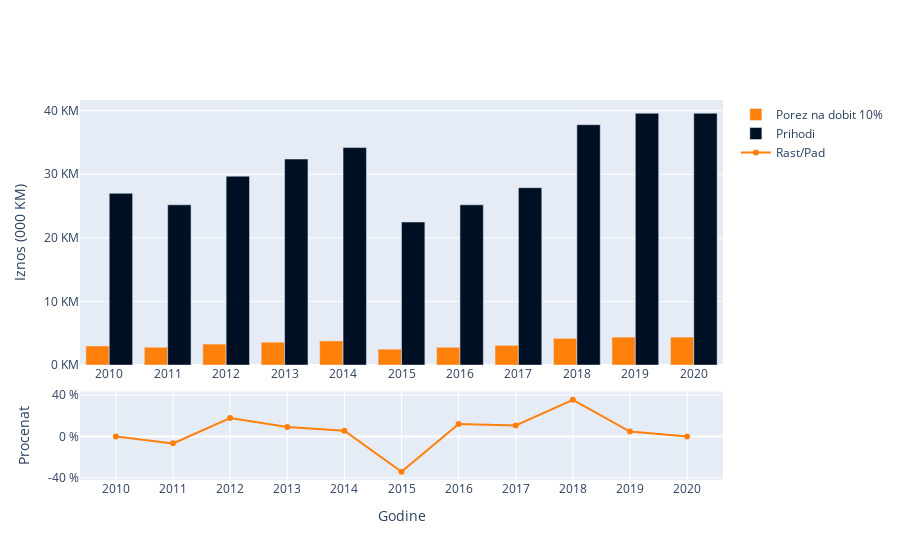

The code cell stored with this chart in its notebook:
### Markdown cell above
Na vizualizaciji gore možemo videjtei ukupne prihode i rashode za svaku godinu od 2010. - 2020. godine i vrlo lako možemo primjetiti u kojim godinama imamo porast prihoda ili rashoda.

### Code cell
fig = make_subplots(rows=2, cols=1, vertical_spacing = .07, row_heights = [3, 1], shared_xaxes = False)

fig.append_trace(go.Bar(x = dataSet.index, y = dataSet["Porez 10%"], name = "Porez na dobit 10%", marker = {"color": "#FF800B"},
                    hovertemplate = "Porez na dobit <br>%{x}: %{y:,.0f} KM<extra></extra>"), row = 1, col = 1)
    
fig.append_trace(go.Bar(x = dataSet.index, y = dataSet["Neto dobit"], name = "Prihodi", marker = {"color": "#001024"},
                    hovertemplate = "Neto dobit <br>%{x}: %{y:,.0f} KM<extra></extra>"), row = 1, col = 1)


fig.append_trace(go.Scatter(x = dataSet.index, y = dataSet["Rast/Pad"], name = "Rast/Pad", marker = {"color": "#FF800B"},
                    hovertemplate = "Rast/Pad dobiti: <br>%{x}: %{y:.3f} %<extra></extra>"), row = 2, col = 1)

fig["layout"]["xaxis1"].update(
    {
#         "title": "Godine",
        "tickmode": "array", "tickvals": [2010, 2011, 2012, 2013, 2014, 2015, 2016, 2017, 2018, 2019, 2020]
    }
)
fig["layout"]["yaxis1"].update(
    {
        "title": "Iznos (000 KM)",
        "tickmode": "array", 
        "ticktext": ["0 KM", "10 KM", "20 KM", "30 KM", "40 KM"],
        "tickvals": [0, 10000, 20000, 30000, 40000], "ticksuffix": "KM"
    }
)

fig["layout"]["xaxis2"].update(
    {
        "title": "Godine",
        "tickmode": "array", "tickvals": [2010, 2011, 2012, 2013, 2014, 2015, 2016, 2017, 2018, 2019, 2020]
    }
)
fig["layout"]["yaxis2"].update(
    {
        "title": "Procenat",
        "tickmode": "array", 
        "ticktext": ["-40 %", "0 %", "40 %"],
        "tickvals": [-40, 0, 40], "ticksuffix": "%"
    }
)

fig["layout"]["hoverlabel"].update(
    {
        "bgcolor": "#ffffff",
        "font_size": 16,
    }
)

fig.show()

### Figure 1 — Plotly figure (JSON) as saved in the notebook; plotly's stock layout.template omitted (floating-point values rounded to 4 significant figures)
{"data": [{"hovertemplate": "Porez na dobit <br>%{x}: %{y:,.0f} KM<extra></extra>", "marker": {"color": "#FF800B"}, "name": "Porez na dobit 10%", "type": "bar", "x": [2010, 2011, 2012, 2013, 2014, 2015, 2016, 2017, 2018, 2019, 2020], "xaxis": "x", "y": [3000, 2800, 3300, 3600, 3800, 2500, 2800, 3100, 4200, 4400, 4400], "yaxis": "y"}, {"hovertemplate": "Neto dobit <br>%{x}: %{y:,.0f} KM<extra></extra>", "marker": {"color": "#001024"}, "name": "Prihodi", "type": "bar", "x": [2010, 2011, 2012, 2013, 2014, 2015, 2016, 2017, 2018, 2019, 2020], "xaxis": "x", "y": [27000, 25200, 29700, 32400, 34200, 22500, 25200, 27900, 37800, 39600, 39600], "yaxis": "y"}, {"hovertemplate": "Rast/Pad dobiti: <br>%{x}: %{y:.3f} %<extra></extra>", "marker": {"color": "#FF800B"}, "name": "Rast/Pad", "type": "scatter", "x": [2010, 2011, 2012, 2013, 2014, 2015, 2016, 2017, 2018, 2019, 2020], "xaxis": "x2", "y": [0, -6.667, 17.86, 9.091, 5.556, -34.21, 12.0, 10.71, 35.48, 4.762, 0], "yaxis": "y2"}], "layout": {"hoverlabel": {"bgcolor": "#ffffff", "font": {"size": 16}}, "xaxis": {"anchor": "y", "domain": [0, 1], "tickmode": "array", "tickvals": [2010, 2011, 2012, 2013, 2014, 2015, 2016, 2017, 2018, 2019, 2020]}, "xaxis2": {"anchor": "y2", "domain": [0, 1], "tickmode": "array", "tickvals": [2010, 2011, 2012, 2013, 2014, 2015, 2016, 2017, 2018, 2019, 2020], "title": {"text": "Godine"}}, "yaxis": {"anchor": "x", "domain": [0.3025, 1], "tickmode": "array", "ticksuffix": "KM", "ticktext": ["0 KM", "10 KM", "20 KM", "30 KM", "40 KM"], "tickvals": [0, 10000, 20000, 30000, 40000], "title": {"text": "Iznos (000 KM)"}}, "yaxis2": {"anchor": "x2", "domain": [0, 0.2325], "tickmode": "array", "ticksuffix": "%", "ticktext": ["-40 %", "0 %", "40 %"], "tickvals": [-40, 0, 40], "title": {"text": "Procenat"}}}}
